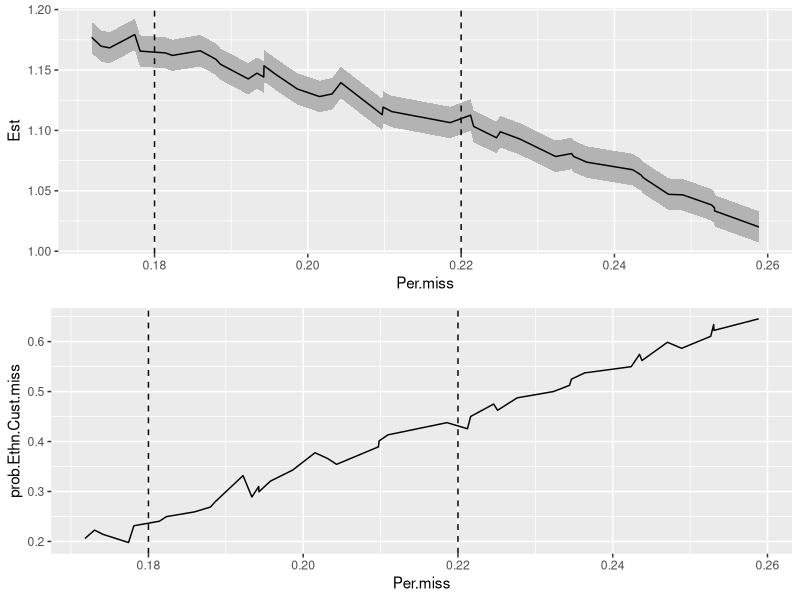

This chart was generated by the following R code:
## ----setup, include=FALSE----------------------------------------------------------------------
knitr::opts_chunk$set(echo = TRUE)
library(arm)
library(mice)
library(ggplot2)
library(car)
library(dplyr)
library(purrr)
library(forcats)
library(gridExtra)
setwd("~/Dropbox (LSE Statistics)/Sentencing Disparities/Methods festival")


## ----------------------------------------------------------------------------------------------
ReMF.dat<- read.csv("ReMF_original.csv",
                       header=T,stringsAsFactors = T)
#head(ReMF.dat)

ReMF.dat <- ReMF.dat %>% mutate(Prev_Convictions = 
          fct_relevel(Prev_Convictions, 
          c("None","1 to 3","4 to 9","10 or more")))
#some house-keeping.


## ----------------------------------------------------------------------------------------------
ReMF.dat <- ReMF.dat %>%
  mutate(Age_Cont = Age_Cont - mean(Age_Cont))


## ----------------------------------------------------------------------------------------------
ReMF.dat <- dplyr::select(ReMF.dat,-c(Sentence_Length))


## ----------------------------------------------------------------------------------------------
Cust.benchmark <- glm(Custody~.,data=ReMF.dat)

#summary(Cust.benchmark)


## ----------------------------------------------------------------------------------------------
ci.tab<-function(vec,Miss=1,Cust=0,Ethn=0,Inter=0){
  #default values are miss=1, 
  #Cust=Ethn=Inter=0 means there is 
  #no parameter for the missingness model
 ret.tab <- c(vec[1]-2*vec[2],vec[1],
      vec[1]+2*vec[2])
 ret.tab <- exp(ret.tab)
 #If you want output on the log(OR) scale, comment the line above
 ret.tab <-c(ret.tab,c(Miss, Cust, Ethn, Inter))
 ret.tab <- as.data.frame(t(ret.tab))
  colnames(ret.tab) = c("Lower 95% CI", "Est","Upper 95% CI",
                        "Miss","Cust","Ethn","Inter")
  ret.tab
}
#Miss=1, no missing
#Miss=2, MCAR
#Miss=3, MAR
#Miss=4, MNAR


## ----------------------------------------------------------------------------------------------
Ethn.Cust.benchmark <- 
  summary(Cust.benchmark)$coefficients[4,1:2] 
#the 4th row corresponds to ethnicity and 
#the 1,2 columns are the estimate and its sd

Ethn.Cust.benchmark.tab <- ci.tab(Ethn.Cust.benchmark)
#Ethn.Cust.benchmark.tab



## ----------------------------------------------------------------------------------------------
#parameter that governs the percentage of missingness
per.miss <- 0.2

#generate the missing data indicator
MCAR <- rbinom(n=nrow(ReMF.dat),size=1,prob=c(per.miss))
#sum(MCAR)/nrow(ReMF.dat) 
#should check that the % of missing is approximately correct

#now add NAs to create a missingness pattern
MCAR_ReMF.dat <- ReMF.dat %>%
  mutate(Ethnicity=ifelse(MCAR==1,NA,Ethnicity))


## ----------------------------------------------------------------------------------------------
Cust.MCAR <- summary(glm(Custody~.,data=MCAR_ReMF.dat))
Ethn.Cust.MCAR <- Cust.MCAR$coefficients[4,1:2]

Ethn.Cust.MCAR.tab <- ci.tab(Ethn.Cust.MCAR, Miss=2)

#to display
#rbind(Ethn.Cust.benchmark.tab,Ethn.Cust.MCAR.tab)


## ----------------------------------------------------------------------------------------------
MM.Age_Cont <- -0.02
MM.MF_Remorse <- -0.20


#vector of probablities that are associated with Age and remorse
pMAR <- invlogit(-1.3 + MM.Age_Cont*ReMF.dat$Age_Cont +
                   MM.MF_Remorse*ReMF.dat$MF_Remorse)

#missing data indicator
MAR <- rbinom(n = nrow(ReMF.dat), size = 1, prob = pMAR)
#sum(MAR)/nrow(ReMF.dat) 
#check that this is approx 0.2

MAR_ReMF.dat <- ReMF.dat %>%
  mutate(Ethnicity=ifelse(MAR==0,Ethnicity,NA))


## ----------------------------------------------------------------------------------------------
Cust.MAR <- summary(glm(Custody~.,data=MAR_ReMF.dat))
Ethn.Cust.MAR <- Cust.MAR$coefficients[4,1:2]

Ethn.Cust.MAR.tab <- ci.tab(Ethn.Cust.MAR, Miss=3)


## ----------------------------------------------------------------------------------------------
rbind(Ethn.Cust.benchmark.tab,Ethn.Cust.MCAR.tab,
      Ethn.Cust.MAR.tab)


## ----------------------------------------------------------------------------------------------
MM.Ethn <- 0.2
MM.Cust <- -0.05
MM.Ethn.Cust <- 0.9


## ----------------------------------------------------------------------------------------------
MNAR_intercept <- -1.55
#Ethn=1, Cust=1
invlogit(MNAR_intercept+MM.Cust+MM.Ethn+MM.Ethn.Cust)
#Ethn=1, Cust=0
invlogit(MNAR_intercept+MM.Ethn)
#Ethn=0, Cust=1
invlogit(MNAR_intercept+MM.Cust)
#Ethn=0, Cust=0
invlogit(MNAR_intercept)


## ----------------------------------------------------------------------------------------------

pMNAR <- with(ReMF.dat,
             invlogit(MNAR_intercept + MM.Age_Cont*Age_Cont + 
                   MM.MF_Remorse*MF_Remorse +
                   MM.Cust*Custody + 
                   MM.Ethn*Ethnicity + 
                   MM.Ethn.Cust*Custody*Ethnicity))

#missing data indicator
MNAR <- rbinom(n = nrow(ReMF.dat), size = 1, prob = pMNAR)
sum(MNAR)/nrow(ReMF.dat)

MNAR_ReMF.dat <- ReMF.dat %>%
  mutate(Ethnicity=ifelse(MNAR==0,Ethnicity,NA))



## ----------------------------------------------------------------------------------------------
Cust.MNAR <- summary(glm(Custody~.,data=MNAR_ReMF.dat))
Ethn.Cust.MNAR <- Cust.MNAR$coefficients[4,1:2]

Ethn.Cust.MNAR.tab <- ci.tab(Ethn.Cust.MNAR, Miss=4, 
Cust = MM.Cust, Ethn = MM.Ethn, Inter = MM.Ethn.Cust)


## ----------------------------------------------------------------------------------------------
rbind(Ethn.Cust.benchmark.tab,Ethn.Cust.MCAR.tab,
      Ethn.Cust.MAR.tab,Ethn.Cust.MNAR.tab)


## ----------------------------------------------------------------------------------------------
Cust.all.results <- rbind(Ethn.Cust.benchmark.tab,Ethn.Cust.MCAR.tab,
                          Ethn.Cust.MAR.tab,Ethn.Cust.MNAR.tab)
rownames(Cust.all.results) <- c("True","MCAR","MAR","MNAR")
Cust.all.results


## ----echo=FALSE--------------------------------------------------------------------------------
MM.Ethn.Cust.Vec <- seq(0,2,by=0.05)
MM.Intercept <- (seq())

#to store the percentage missing so this remains "plausible"
store.per.miss <- rep(NA, length(MM.Ethn.Cust.Vec))

store.coeff.ethn <- c()

for(i in 1:length(MM.Ethn.Cust.Vec)){
  MM.Ethn.Cust <- MM.Ethn.Cust.Vec[i]
 pMNAR <- with(ReMF.dat,
             invlogit(MNAR_intercept + MM.Age_Cont*Age_Cont + 
                     MM.MF_Remorse*MF_Remorse +
                     MM.Cust*Custody + 
                     MM.Ethn*Ethnicity + 
                     MM.Ethn.Cust*Custody*Ethnicity))

#missing data indicator
MNAR <- rbinom(n = nrow(ReMF.dat), size = 1, prob = pMNAR)
store.per.miss[i] <- sum(MNAR)/nrow(ReMF.dat)

MNAR_ReMF.dat <- ReMF.dat %>%
  mutate(Ethnicity=ifelse(MNAR==0,Ethnicity,NA))

Cust.MNAR <- summary(glm(Custody~.,data=MNAR_ReMF.dat))
Ethn.Cust.MNAR <- Cust.MNAR$coefficients[4,1:2]

store.coeff.ethn <- rbind(store.coeff.ethn,ci.tab(Ethn.Cust.MNAR, Miss=4, 
                Cust = MM.Cust, Ethn = MM.Ethn, Inter = MM.Ethn.Cust))
}

##PLOTS

plot.coeff.miss <- ggplot(data=data.frame(Per.miss=store.per.miss,store.coeff.ethn),
                          aes(x=Per.miss)) +
                  geom_ribbon(aes(ymin=Lower.95..CI,
                                  ymax=Upper.95..CI), fill = "grey70")+
  geom_line(aes(y=Est)) +
  geom_hline(yintercept=Ethn.Cust.benchmark.tab$coefficient) +
  geom_vline(xintercept=c(0.18,0.22),linetype="dashed")
  

prob.Ethn.Cust.miss = with(store.coeff.ethn,
                      invlogit(MNAR_intercept+MM.Cust+
                                 MM.Ethn+Inter)) 


plot.per.miss <- ggplot(data=data.frame(prob.Ethn.Cust.miss=prob.Ethn.Cust.miss,
                                        Per.miss=store.per.miss),
                        aes(y=prob.Ethn.Cust.miss,x=Per.miss))+geom_line() +
                        geom_vline(xintercept=c(0.18,0.22),linetype="dashed")

grid.arrange(plot.coeff.miss, plot.per.miss, nrow = 2)
